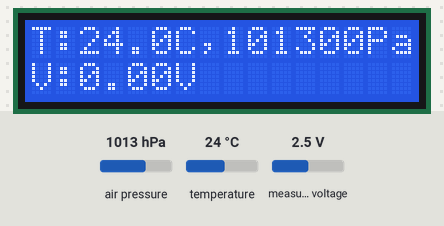
Recording of a sketch running on a simulated Arduino Uno, built with avr-gcc and run on an emulated ATmega328P. Shown: 16×2 character LCD. The test bench sets the inputs (shaded band); at power-on: air pressure 1013 hPa, temperature 24 °C, measured voltage 2.5 V. What the sketch prints to the serial monitor is not drawn.

Above: at 3.2 s.
3.3 s: air pressure set to 952 hPa
At 5.3 s:
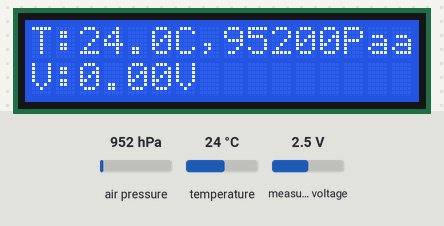
5.6 s: temperature set to 12 °C
At 7.0 s:
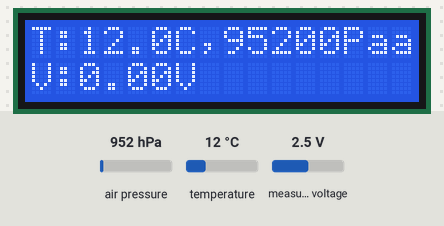
7.6 s: air pressure set to 975 hPa
At 8.5 s:
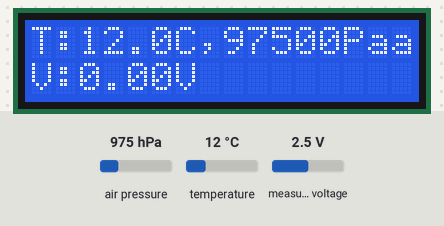
9.6 s: temperature set to 19 °C
At 11.3 s:
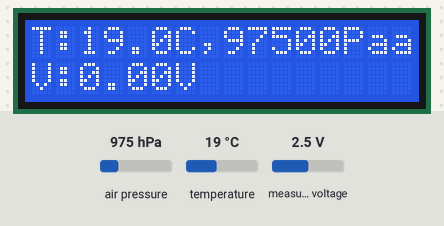
Timing chart, 0 to 12.7 s (numbered marks = the images above; inputs shaded):
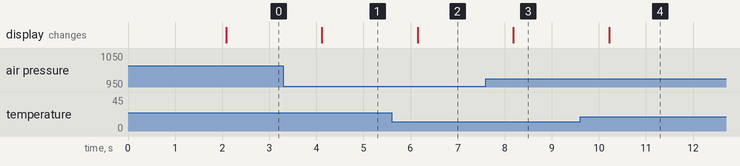

The sketch:

practica8.ino
```cpp
#include <Wire.h>
#include <Adafruit_Sensor.h>
#include <Adafruit_BME280.h>
#include <Adafruit_ADS1X15.h>
#include <LiquidCrystal.h>

// Inicializar instancias
Adafruit_BME280 bme; // Sensor BME280
Adafruit_ADS1115 ads; // Convertidor ADS1115

// Pines LCD (ajusta si es necesario)
LiquidCrystal lcd(12, 11, 5, 4, 3, 2);

// Variables globales
bool bmeConectado = false; // Bandera para validar si el BME280 está conectado
float voltaje;             // Voltaje leído del potenciómetro
float temperatura;         // Temperatura del BME280
float presion;             // Presión del BME280

void setup() {
  Serial.begin(115200);
  lcd.begin(16, 2);  // Inicializa LCD de 16x2
  lcd.print("Iniciando...");

  // Inicializar BME280
  if (bme.begin(0x76)) {
    bmeConectado = true;
    Serial.println("BME280 conectado correctamente.");
  } else {
    bmeConectado = false;
    Serial.println("Advertencia: BME280 no conectado.");
  }

  // Inicializar ADS1115
  ads.setGain(GAIN_TWOTHIRDS); // Ganancia para rango ±6.144V
  ads.begin();
  Serial.println("ADS1115 inicializado correctamente.");

  delay(2000); // Pausa para mostrar mensajes iniciales
  lcd.clear();
}

void loop() {
  // Leer datos del potenciómetro
  int16_t valorPot = ads.readADC_SingleEnded(0); // Canal A0
  voltaje = (valorPot * 6.144) / 32767.0; // Conversión a voltaje

  // Leer datos del BME280 si está conectado
  if (bmeConectado) {
    temperatura = bme.readTemperature();
    presion = bme.readPressure();
  } else {
    temperatura = 0.0; // Valores por defecto si no está conectado
    presion = 0.0;
  }

  // Mostrar datos en el LCD
  lcd.setCursor(0, 0); // Línea superior
  lcd.print("T:");
  lcd.print(temperatura, 1);
  lcd.print("C,");
  lcd.print(presion, 0);
  lcd.print("Pa");

  lcd.setCursor(0, 1); // Línea inferior
  lcd.print("V:");
  lcd.print(voltaje, 2);
  lcd.print("V   ");

  // Mostrar datos en el monitor serial
  Serial.print("Temperatura: ");
  Serial.print(temperatura);
  Serial.print(" °C, Presión: ");
  Serial.print(presion);
  Serial.print(" Pa, Voltaje: ");
  Serial.print(voltaje, 2);
  Serial.println(" V");

  delay(1000); // Pausa de 1 segundo
}
```

Measured:
- after the input at 3.3 s, the display: changes after 0.82 s (image 1)
- after the input at 5.6 s, the display: changes after 0.55 s (image 2)
- after the input at 7.6 s, the display: changes after 0.58 s (image 3)
- after the input at 9.6 s, the display: changes after 0.62 s (image 4)
